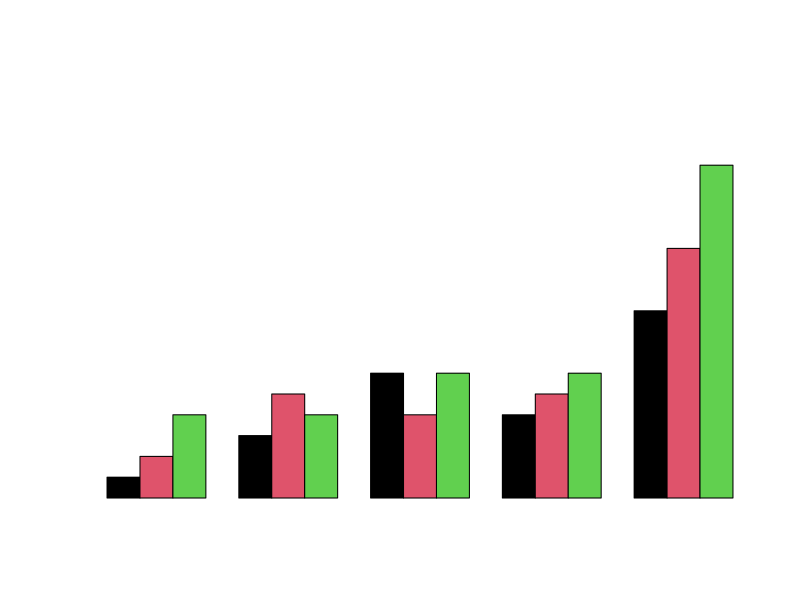

Here is the R script that generated this plot: (Note: this script raises an error after producing the figure.)
# -*- coding: utf-8 -*-

# 作者：Sosai
# 时间：2022/4/27  9:43 
# 名称：exam.R
# 工具：PyCharm
# 1.1
# array1 <- array(1:15)
# print(array1[5])
# print(array1[3:5])
# print(array1[c(1, 3, 5, 7)])

# 1.2
# array2 <- array(1:30, dim = c(5, 6))
# print(array2[4,])

# 1.3
# data1 <- rnorm(20, 5, 4)
# print(sort(c(mean(data1), max(data1), min(data1)), decreasing = TRUE))
# print(sort(c(mean(data1), max(data1), min(data1))))

# 1.4
# data1 <- runif(20, -15, 15)
# write.csv(data1, "runif.csv")

# 2 T检验
# sugar <- read.csv("R_learning/exam/data/sugar.txt", header = FALSE)
# result1 <- t.test(sugar, mu = 500)
# print(result1)

# 3 方差分析
# rabbit <- data.frame(
#   sleep_time = c(6.2, 6.1, 6.0, 6.3, 6.1, 5.9, 6.3, 6.5, 6.7, 6.6, 7.1, 6.4,
#                  6.8, 7.1, 6.6, 6.8, 6.9, 6.6, 5.4, 6.4, 6.2, 6.3, 6.0, 5.9),
#   drag = gl(4, 6, 24, labels = c("A1", "A2", "A3", "A4")), # 四组，一组六个
#   food = gl(2, 3, 24, labels = c("B1", "B2"))) # 两组，一组三个
# rabbit_aov <- aov(sleep_time ~ drag + food + drag:food, data = rabbit)
# summary(rabbit_aov)

# 4 画图
cars <- read.table("R_learning/exam/data/cars.txt", header = TRUE)
png("Auto.png")
cars_data <- t(as.matrix(cars))
rownames(cars_data) <- NULL

barplot(cars_data,
        names.arg = c("car", "truck", "suv"),
        col = c(1, 2, 3),
        beside = TRUE,
        ylim = c(0, 20),
        ylab = "Total",
        main = "Autos")
legend("topright",
       c("Mon", "Tue", "Wed", "Thu", "Fri"),
       col = c(1, 2, 3, 4, 5),
       cex = 0.7,
       horiz = TRUE)
dev.off()

# 5 数据整理
# grade <- read.csv("R_learning/exam/data/grade.csv")
# name <- read.csv("R_learning/exam/data/name.csv")
# new_file <- merge(name, grade, by.x = "name", by.y = "ID", all.y = TRUE)
# write.csv(new_file, "grade2.csv")

# 6 线性回归
# pressure <- read.csv("R_learning/exam/data/pressure.csv")
# pdf("pressure.pdf")
# plot(pressure$F, pressure$log100)
# line <- lm(log100 ~ F, data = pressure)
# abline(line$coefficients,col = "red")
# dev.off()

